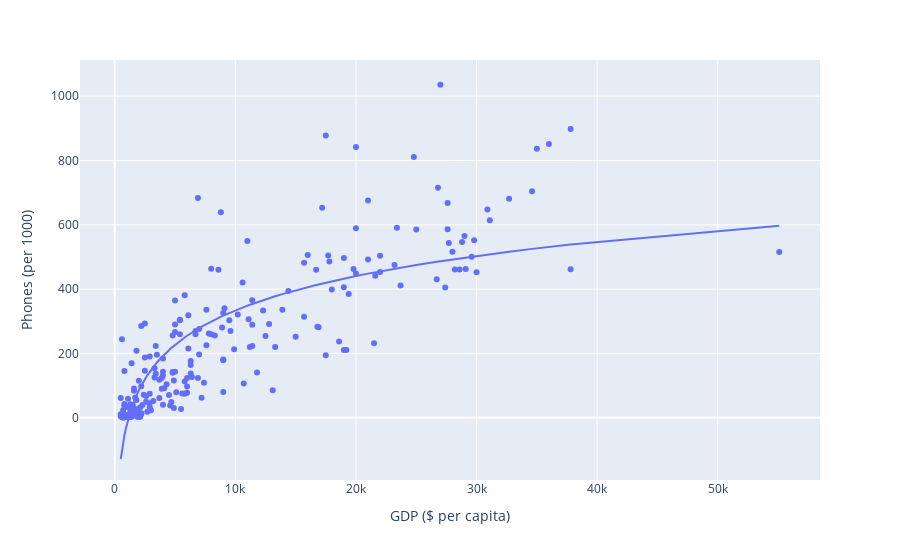

Here is the notebook cell this chart was saved with:
### Markdown cell above
Below is a scatterplot of Phones (per 1000) vs GDP ($ per capita). We can see that the relationship between the two variables is somewhat logarithmic.

### Code cell
# Scatter Plot

px.scatter(
    graph_data, 
    x="GDP ($ per capita)",
    y="Phones (per 1000)", 
    trendline="ols", 
    hover_data="Country",
    log_x=False,trendline_options=dict(log_x=True))

### Figure 1 — Plotly figure (JSON) as saved in the notebook; plotly's stock layout.template omitted (floating-point values rounded to 4 significant figures; data arrays with more than 128 entries replaced by an {"elided": "..."} marker saying what was removed)
{"data": [{"customdata": {"elided": "227x1 str values"}, "hovertemplate": "GDP ($ per capita)=%{x}<br>Phones (per 1000)=%{y}<br>Country=%{customdata[0]}<extra></extra>", "legendgroup": "", "marker": {"color": "#636efa", "symbol": "circle"}, "mode": "markers", "name": "", "orientation": "v", "showlegend": false, "type": "scatter", "x": {"elided": "227 int values"}, "xaxis": "x", "y": {"elided": "227 float values"}, "yaxis": "y"}, {"hovertemplate": "<b>OLS trendline</b><br>Phones (per 1000) = 355.097 * log10(GDP ($ per capita)) + -1086.55<br>R<sup>2</sup>=0.662877<br><br>GDP ($ per capita)=%{x}<br>Phones (per 1000)=%{y} <b>(trend)</b><extra></extra>", "legendgroup": "", "marker": {"color": "#636efa", "symbol": "circle"}, "mode": "lines", "name": "", "showlegend": false, "type": "scatter", "x": {"elided": "227 int values"}, "xaxis": "x", "y": {"elided": "227 float values"}, "yaxis": "y"}], "layout": {"legend": {"tracegroupgap": 0}, "margin": {"t": 60}, "xaxis": {"anchor": "y", "domain": [0, 1], "title": {"text": "GDP ($ per capita)"}}, "yaxis": {"anchor": "x", "domain": [0, 1], "title": {"text": "Phones (per 1000)"}}}}
